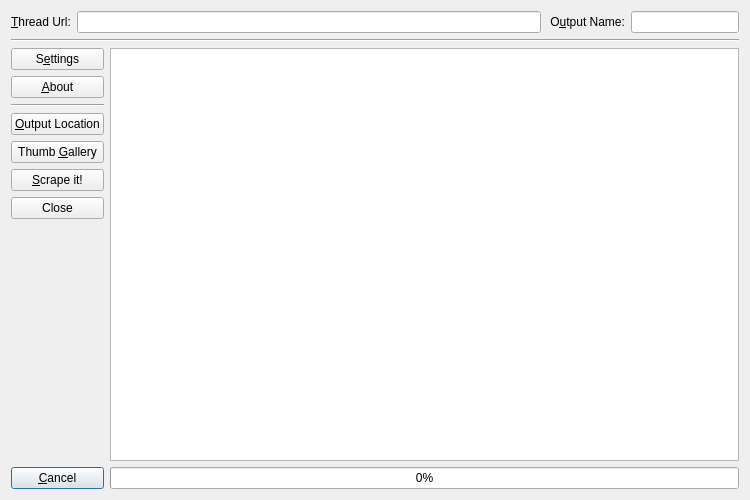
<?xml version="1.0" encoding="UTF-8"?>
<ui version="4.0">
 <class>MainDlg</class>
 <widget class="QDialog" name="MainDlg">
  <property name="geometry">
   <rect>
    <x>0</x>
    <y>0</y>
    <width>750</width>
    <height>500</height>
   </rect>
  </property>
  <property name="minimumSize">
   <size>
    <width>750</width>
    <height>500</height>
   </size>
  </property>
  <property name="windowTitle">
   <string>Kick Ass Thread Scraper</string>
  </property>
  <layout class="QGridLayout" name="gridLayout">
   <item row="0" column="0" colspan="2">
    <layout class="QHBoxLayout" name="horizontalLayout">
     <item>
      <widget class="QLabel" name="label">
       <property name="text">
        <string>&amp;Thread Url:</string>
       </property>
       <property name="buddy">
        <cstring>urlLineEdit</cstring>
       </property>
      </widget>
     </item>
     <item>
      <widget class="QLineEdit" name="urlLineEdit">
       <property name="sizePolicy">
        <sizepolicy hsizetype="Expanding" vsizetype="Fixed">
         <horstretch>1</horstretch>
         <verstretch>0</verstretch>
        </sizepolicy>
       </property>
       <property name="toolTip">
        <string>Enter the entire thread URL, of the thread you wish to scrape for images.</string>
       </property>
       <property name="text">
        <string/>
       </property>
      </widget>
     </item>
     <item>
      <widget class="QLabel" name="label_2">
       <property name="text">
        <string> O&amp;utput Name:</string>
       </property>
       <property name="buddy">
        <cstring>outputNameLineEdit</cstring>
       </property>
      </widget>
     </item>
     <item>
      <widget class="QLineEdit" name="outputNameLineEdit">
       <property name="sizePolicy">
        <sizepolicy hsizetype="Expanding" vsizetype="Fixed">
         <horstretch>0</horstretch>
         <verstretch>0</verstretch>
        </sizepolicy>
       </property>
      </widget>
     </item>
    </layout>
   </item>
   <item row="1" column="0" colspan="2">
    <widget class="Line" name="line">
     <property name="orientation">
      <enum>Qt::Horizontal</enum>
     </property>
    </widget>
   </item>
   <item row="2" column="1">
    <widget class="QTextBrowser" name="outputTextBrowser"/>
   </item>
   <item row="3" column="1">
    <layout class="QHBoxLayout" name="horizontalLayout_2">
     <item>
      <widget class="QProgressBar" name="scrapeProgressBar">
       <property name="value">
        <number>0</number>
       </property>
      </widget>
     </item>
    </layout>
   </item>
   <item row="3" column="0">
    <widget class="QPushButton" name="cancelPushButton">
     <property name="text">
      <string>&amp;Cancel</string>
     </property>
    </widget>
   </item>
   <item row="2" column="0">
    <layout class="QVBoxLayout" name="verticalLayout">
     <item>
      <widget class="QPushButton" name="settingsPushButton">
       <property name="text">
        <string>S&amp;ettings</string>
       </property>
      </widget>
     </item>
     <item>
      <widget class="QPushButton" name="aboutPushButton">
       <property name="text">
        <string>&amp;About</string>
       </property>
      </widget>
     </item>
     <item>
      <widget class="Line" name="line_2">
       <property name="orientation">
        <enum>Qt::Horizontal</enum>
       </property>
      </widget>
     </item>
     <item>
      <widget class="QPushButton" name="outputLocationPushButton">
       <property name="toolTip">
        <string>Choose a directory to output scraped files to.</string>
       </property>
       <property name="text">
        <string>&amp;Output Location</string>
       </property>
      </widget>
     </item>
     <item>
      <widget class="QPushButton" name="galleryPushButton">
       <property name="toolTip">
        <string>View thread image thumbnails in a gallery and choose which images you wish to download.</string>
       </property>
       <property name="text">
        <string>Thumb &amp;Gallery</string>
       </property>
      </widget>
     </item>
     <item>
      <widget class="QPushButton" name="scrapePushButton">
       <property name="toolTip">
        <string>Scrape selected thread.</string>
       </property>
       <property name="text">
        <string>&amp;Scrape it!</string>
       </property>
      </widget>
     </item>
     <item>
      <widget class="QPushButton" name="closePushButton">
       <property name="text">
        <string>Close</string>
       </property>
      </widget>
     </item>
     <item>
      <spacer name="verticalSpacer">
       <property name="orientation">
        <enum>Qt::Vertical</enum>
       </property>
       <property name="sizeHint" stdset="0">
        <size>
         <width>20</width>
         <height>40</height>
        </size>
       </property>
      </spacer>
     </item>
    </layout>
   </item>
  </layout>
 </widget>
 <tabstops>
  <tabstop>urlLineEdit</tabstop>
  <tabstop>outputNameLineEdit</tabstop>
  <tabstop>outputTextBrowser</tabstop>
 </tabstops>
 <resources/>
 <connections/>
</ui>
